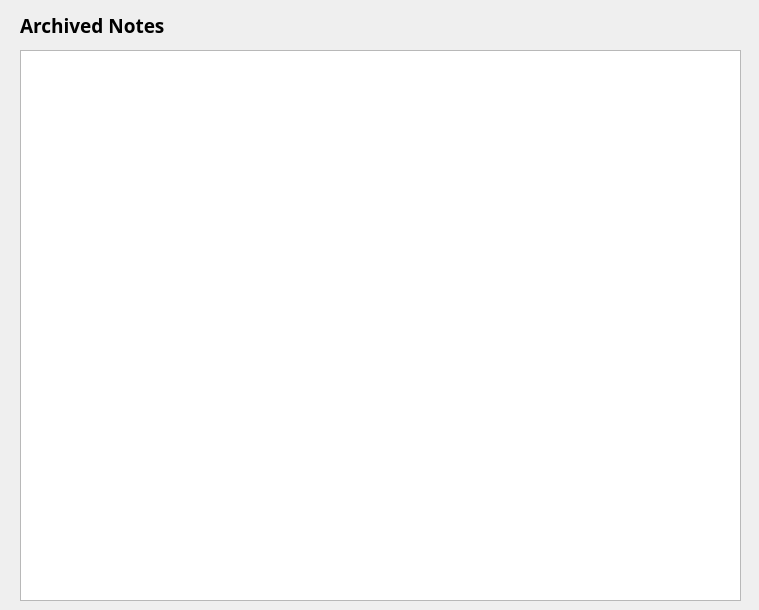
<?xml version="1.0" encoding="UTF-8"?>
<ui version="4.0">
 <class>ArchivedNotes</class>
 <widget class="QDialog" name="ArchivedNotes">
  <property name="geometry">
   <rect>
    <x>0</x>
    <y>0</y>
    <width>759</width>
    <height>610</height>
   </rect>
  </property>
  <property name="windowTitle">
   <string>Dialog</string>
  </property>
  <widget class="QListWidget" name="listWidget_notes">
   <property name="geometry">
    <rect>
     <x>20</x>
     <y>50</y>
     <width>721</width>
     <height>551</height>
    </rect>
   </property>
   <property name="sizePolicy">
    <sizepolicy hsizetype="Fixed" vsizetype="Expanding">
     <horstretch>0</horstretch>
     <verstretch>0</verstretch>
    </sizepolicy>
   </property>
   <property name="font">
    <font>
     <family>Century Gothic</family>
     <pointsize>10</pointsize>
    </font>
   </property>
  </widget>
  <widget class="QLabel" name="label_notes">
   <property name="geometry">
    <rect>
     <x>20</x>
     <y>10</y>
     <width>541</width>
     <height>31</height>
    </rect>
   </property>
   <property name="font">
    <font>
     <family>Century Gothic</family>
     <pointsize>14</pointsize>
     <weight>75</weight>
     <bold>true</bold>
    </font>
   </property>
   <property name="text">
    <string>Archived Notes</string>
   </property>
  </widget>
 </widget>
 <resources/>
 <connections/>
</ui>
